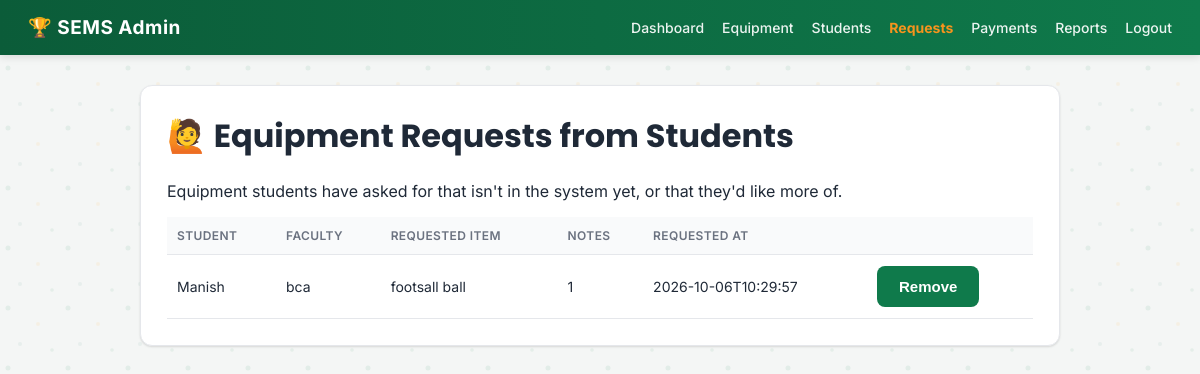
Page /admin/requests (signed in) on the committed database.
### tables this page shows
CREATE TABLE wishlist (
            id INTEGER PRIMARY KEY AUTOINCREMENT,
            student_id INTEGER NOT NULL,
            item_name TEXT NOT NULL,
            notes TEXT,
            requested_at TEXT NOT NULL,
            FOREIGN KEY(student_id) REFERENCES students(id)
        );

CREATE TABLE students (
            id INTEGER PRIMARY KEY AUTOINCREMENT,
            name TEXT NOT NULL,
            faculty TEXT NOT NULL,
            email TEXT,
            descriptor TEXT NOT NULL,
            created_at TEXT NOT NULL,
            UNIQUE(name, faculty)
        );

### app.py (the view)
@app.route("/admin/requests")
@admin_required
def admin_requests():
    wishlist = db.get_all_wishlist_requests()
    return render_template(
        "equipment_requests.html",
        wishlist=wishlist
    )

### app.py (called while the page is built)
def admin_required(view):
    from functools import wraps
    @wraps(view)
    def wrapped(*args, **kwargs):
        if not session.get("admin_id"):
            return redirect(
                url_for("admin_login")
            )
        return view(*args, **kwargs)
    return wrapped

@app.context_processor
def inject_admin_nav_counts():
    if session.get("admin_id"):
        return {
            "nav_pending_payments":
                db.count_pending_payments(),
        }
    return {}

### database/db.py (called while the page is built)
def get_db():
    conn = sqlite3.connect(DB_PATH)
    conn.row_factory = sqlite3.Row
    conn.execute("PRAGMA foreign_keys = ON")
    return conn

def get_all_wishlist_requests():
    conn = get_db()
    rows = conn.execute(
        """
        SELECT w.*,
               s.name AS student_name,
               s.faculty AS faculty
        FROM wishlist w
        JOIN students s
            ON s.id = w.student_id
        ORDER BY w.requested_at DESC
        """
    ).fetchall()
    conn.close()
    return rows

def count_pending_payments():
    conn = get_db()
    n = conn.execute(
        "SELECT COUNT(*) FROM payments "
        "WHERE status != 'paid'"
    ).fetchone()[0]
    conn.close()
    return n

### templates/equipment_requests.html (shortened to what this page needs)
<!DOCTYPE html>
<html lang="en">
<head>
    <link rel="stylesheet" href="{{ url_for('static', filename='css/style.css') }}">
</head>
<body>
    {% include "_admin_nav.html" %}
    <div class="container">
        <div class="card">
            <h1>🙋 Equipment Requests from Students</h1>
            <p>Equipment students have asked for that isn't in the system yet, or that they'd like more of.</p>
            <table>
                <tr>
                    <th>Student</th>
                    <th>Faculty</th>
                    <th>Requested Item</th>
                    <th>Notes</th>
                    <th>Requested At</th>
                    <th></th>
                </tr>
                {% for w in wishlist %}
                <tr>
                    <td>{{ w.student_name }}</td>
                    <td>{{ w.faculty }}</td>
                    <td>{{ w.item_name }}</td>
                    <td>{{ w.notes or '-' }}</td>
                    <td>{{ w.requested_at }}</td>
                    <td>
                        <form method="post" action="{{ url_for('admin_wishlist_delete', wishlist_id=w.id) }}" onsubmit="return confirm('Remove this request?');">
                            <button class="btn danger" type="submit">Remove</button>
                        </form>
                    </td>
                </tr>
                {% else %}
                <tr><td colspan="6">No equipment requests from students yet.</td></tr>
                {% endfor %}
            </table>
        </div>
    </div>
</body>
</html>

### static/css/style.css (style rules this page uses)
:root { --primary: #0f7a4b; --primary-dark: #0b5c39; --accent: #f7941d; --bg: #f4f6f5; --card: #ffffff; --text: #1f2937; --muted: #6b7280; --border: #e5e7eb; }
* { box-sizing: border-box; }
body { margin: 0; font-family: 'Inter', 'Segoe UI', Arial, sans-serif; background-color: var(--bg); background-image: url('/static/img/bg-pattern.svg'); background-repeat: repeat; color: var(--text); }
h1, h2, h3 { font-family: 'Poppins', 'Segoe UI', Arial, sans-serif; margin-top: 0; }
.container { max-width: 960px; margin: 30px auto; padding: 0 20px; }
.card { background: var(--card); border-radius: 12px; padding: 26px; box-shadow: 0 1px 3px rgba(0,0,0,0.06), 0 1px 2px rgba(0,0,0,0.08); margin-bottom: 22px; border: 1px solid var(--border); transition: box-shadow 0.15s, transform 0.15s; }
.btn { display: inline-block; background: var(--primary); color: #fff; border: none; padding: 12px 22px; border-radius: 8px; font-size: 15px; font-weight: 600; cursor: pointer; text-decoration: none; text-align: center; transition: background 0.15s, transform 0.1s; }
table { width: 100%; border-collapse: collapse; }
th, td { text-align: left; padding: 11px 10px; border-bottom: 1px solid var(--border); font-size: 14px; }
th { background: #f9fafb; font-weight: 600; color: var(--muted); text-transform: uppercase; font-size: 12px; letter-spacing: 0.4px; }
.container > * { animation: fadeInUp 0.35s ease both; }
a.btn, button.btn { will-change: transform; }
.btn, .btn.secondary, .btn.danger, .btn.warn { background: var(--primary); color: #fff; }

### rows in the picture
wishlist: student_name "Manish", faculty "bca", item_name "footsall ball", notes "1", requested_at "2026-10-06T10:29:57"
